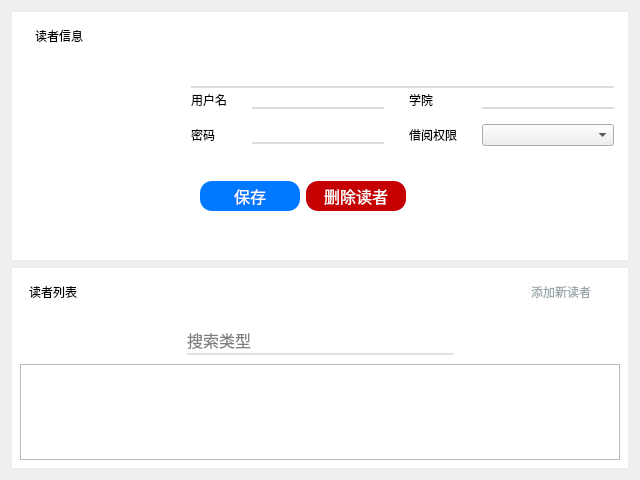
<?xml version="1.0" encoding="UTF-8"?>
<ui version="4.0">
 <class>ReadersWindow</class>
 <widget class="QWidget" name="ReadersWindow">
  <property name="geometry">
   <rect>
    <x>0</x>
    <y>0</y>
    <width>640</width>
    <height>480</height>
   </rect>
  </property>
  <property name="windowTitle">
   <string>读者管理</string>
  </property>
  <property name="whatsThis">
   <string>查看所有的读者信息，并可以修改。</string>
  </property>
  <layout class="QVBoxLayout" name="verticalLayout_2">
   <item>
    <layout class="QVBoxLayout" name="centralLayout">
     <item>
      <widget class="QWidget" name="ReaderDetailsWidget" native="true">
       <property name="enabled">
        <bool>true</bool>
       </property>
       <property name="sizePolicy">
        <sizepolicy hsizetype="Preferred" vsizetype="Fixed">
         <horstretch>0</horstretch>
         <verstretch>0</verstretch>
        </sizepolicy>
       </property>
       <property name="minimumSize">
        <size>
         <width>0</width>
         <height>250</height>
        </size>
       </property>
       <property name="maximumSize">
        <size>
         <width>16777215</width>
         <height>250</height>
        </size>
       </property>
       <property name="styleSheet">
        <string notr="true">#ReaderDetailsWidget
{
	background-color: white;
	border: 1px solid rgb(235,235,235);
}
QLabel, QLineEdit
{
	font: 14px &quot;宋体&quot;;
}
QLineEdit
{
	border:0;
	border-bottom: 2px solid rgb(220,220,220);
}</string>
       </property>
       <layout class="QVBoxLayout" name="verticalLayout">
        <property name="spacing">
         <number>0</number>
        </property>
        <property name="leftMargin">
         <number>15</number>
        </property>
        <property name="topMargin">
         <number>0</number>
        </property>
        <property name="rightMargin">
         <number>15</number>
        </property>
        <property name="bottomMargin">
         <number>15</number>
        </property>
        <item>
         <widget class="QWidget" name="ReaderDetailsTitleWidget" native="true">
          <property name="enabled">
           <bool>true</bool>
          </property>
          <property name="sizePolicy">
           <sizepolicy hsizetype="Preferred" vsizetype="Fixed">
            <horstretch>0</horstretch>
            <verstretch>0</verstretch>
           </sizepolicy>
          </property>
          <property name="minimumSize">
           <size>
            <width>0</width>
            <height>50</height>
           </size>
          </property>
          <property name="maximumSize">
           <size>
            <width>16777215</width>
            <height>50</height>
           </size>
          </property>
          <layout class="QHBoxLayout" name="horizontalLayout_2">
           <property name="spacing">
            <number>6</number>
           </property>
           <property name="leftMargin">
            <number>9</number>
           </property>
           <property name="topMargin">
            <number>9</number>
           </property>
           <property name="rightMargin">
            <number>9</number>
           </property>
           <property name="bottomMargin">
            <number>9</number>
           </property>
           <item>
            <widget class="QLabel" name="ReaderDetailsTitle">
             <property name="sizePolicy">
              <sizepolicy hsizetype="Preferred" vsizetype="Preferred">
               <horstretch>0</horstretch>
               <verstretch>0</verstretch>
              </sizepolicy>
             </property>
             <property name="styleSheet">
              <string notr="true">#ReaderDetailsTitle
{
	font: bold 14px &quot;宋体&quot;;
}</string>
             </property>
             <property name="text">
              <string>读者信息</string>
             </property>
            </widget>
           </item>
           <item>
            <widget class="QPushButton" name="RefreshReaderDetails">
             <property name="sizePolicy">
              <sizepolicy hsizetype="Fixed" vsizetype="Fixed">
               <horstretch>0</horstretch>
               <verstretch>0</verstretch>
              </sizepolicy>
             </property>
             <property name="minimumSize">
              <size>
               <width>15</width>
               <height>15</height>
              </size>
             </property>
             <property name="maximumSize">
              <size>
               <width>15</width>
               <height>15</height>
              </size>
             </property>
             <property name="styleSheet">
              <string notr="true">#RefreshReaderDetails
{
	border: 0;
	image: url(:/Icon/refresh_white.png);
}
#RefreshReaderDetails:pressed
{
	image: url(:/Icon/refresh_black.png);
}</string>
             </property>
             <property name="text">
              <string/>
             </property>
            </widget>
           </item>
           <item>
            <widget class="QPushButton" name="CloseDetails">
             <property name="sizePolicy">
              <sizepolicy hsizetype="Fixed" vsizetype="Fixed">
               <horstretch>0</horstretch>
               <verstretch>0</verstretch>
              </sizepolicy>
             </property>
             <property name="minimumSize">
              <size>
               <width>15</width>
               <height>15</height>
              </size>
             </property>
             <property name="maximumSize">
              <size>
               <width>15</width>
               <height>15</height>
              </size>
             </property>
             <property name="styleSheet">
              <string notr="true">#CloseDetails
{
	border:0;
	image: url(:/Icon/close_white.png);
}
#CloseDetails:pressed
{
	image: url(:/Icon/close_black.png);
}</string>
             </property>
             <property name="text">
              <string/>
             </property>
            </widget>
           </item>
          </layout>
         </widget>
        </item>
        <item>
         <layout class="QHBoxLayout" name="ReaderDetailsContentLayout">
          <item>
           <widget class="QLabel" name="UserIcon">
            <property name="sizePolicy">
             <sizepolicy hsizetype="Fixed" vsizetype="Fixed">
              <horstretch>0</horstretch>
              <verstretch>0</verstretch>
             </sizepolicy>
            </property>
            <property name="minimumSize">
             <size>
              <width>150</width>
              <height>150</height>
             </size>
            </property>
            <property name="styleSheet">
             <string notr="true">#UserIcon
{
	border-image: url(:/Icon/reader-black.png);
}</string>
            </property>
            <property name="text">
             <string/>
            </property>
           </widget>
          </item>
          <item>
           <layout class="QVBoxLayout" name="ReaderDetailsLayout">
            <property name="leftMargin">
             <number>15</number>
            </property>
            <item>
             <widget class="QWidget" name="UserIDWidget" native="true">
              <property name="sizePolicy">
               <sizepolicy hsizetype="Preferred" vsizetype="Fixed">
                <horstretch>0</horstretch>
                <verstretch>0</verstretch>
               </sizepolicy>
              </property>
              <property name="minimumSize">
               <size>
                <width>0</width>
                <height>30</height>
               </size>
              </property>
              <layout class="QVBoxLayout" name="verticalLayout_3">
               <property name="spacing">
                <number>0</number>
               </property>
               <property name="leftMargin">
                <number>0</number>
               </property>
               <property name="topMargin">
                <number>0</number>
               </property>
               <property name="rightMargin">
                <number>0</number>
               </property>
               <property name="bottomMargin">
                <number>0</number>
               </property>
               <item>
                <widget class="QLineEdit" name="UserID">
                 <property name="styleSheet">
                  <string notr="true">font-weight:bold;
font-size: 18px;</string>
                 </property>
                </widget>
               </item>
              </layout>
             </widget>
            </item>
            <item>
             <layout class="QGridLayout" name="ReaderDetailsGrid">
              <property name="horizontalSpacing">
               <number>25</number>
              </property>
              <property name="verticalSpacing">
               <number>15</number>
              </property>
              <item row="0" column="0">
               <widget class="QLabel" name="UserNameLabel">
                <property name="text">
                 <string>用户名</string>
                </property>
               </widget>
              </item>
              <item row="0" column="1">
               <widget class="QLineEdit" name="UserName"/>
              </item>
              <item row="0" column="3">
               <widget class="QLineEdit" name="College"/>
              </item>
              <item row="1" column="0">
               <widget class="QLabel" name="PasswordLabel">
                <property name="text">
                 <string>密码</string>
                </property>
               </widget>
              </item>
              <item row="1" column="1">
               <widget class="QLineEdit" name="Password">
                <property name="echoMode">
                 <enum>QLineEdit::Password</enum>
                </property>
               </widget>
              </item>
              <item row="0" column="2">
               <widget class="QLabel" name="CollegeLabel">
                <property name="text">
                 <string>学院</string>
                </property>
               </widget>
              </item>
              <item row="1" column="3">
               <widget class="QComboBox" name="Permission"/>
              </item>
              <item row="1" column="2">
               <widget class="QLabel" name="PermissionLabel">
                <property name="text">
                 <string>借阅权限</string>
                </property>
               </widget>
              </item>
             </layout>
            </item>
            <item>
             <widget class="QWidget" name="widget" native="true">
              <layout class="QHBoxLayout" name="horizontalLayout_3">
               <item>
                <widget class="QPushButton" name="Save">
                 <property name="styleSheet">
                  <string notr="true">#Save
{
	width: 100px;
	height: 30px;
	border: 1px;
	border-radius: 12px;
	background-color: rgb(0, 120, 255);
	font-size: 16px;
	color: white;
}
#Save:hover
{
	background-color: rgb(0, 170, 255);
}
#Save:pressed
{
	border: 1px solid white;
	background-color:black;
	color: white;
}</string>
                 </property>
                 <property name="text">
                  <string>保存</string>
                 </property>
                </widget>
               </item>
               <item>
                <widget class="QPushButton" name="Delete">
                 <property name="styleSheet">
                  <string notr="true">#Delete
{
	width: 100px;
	height: 30px;
	border: 1px;
	border-radius: 12px;
	background-color: rgb(198, 0, 0);
	font-size: 16px;
	color: white;
}
#Delete:hover
{
	background-color: rgb(220, 0, 0);
}
#Delete:pressed
{
	border: 1px solid white;
	background-color:black;
	color: white;
}</string>
                 </property>
                 <property name="text">
                  <string>删除读者</string>
                 </property>
                </widget>
               </item>
               <item>
                <widget class="QLabel" name="Status">
                 <property name="text">
                  <string/>
                 </property>
                </widget>
               </item>
               <item>
                <spacer name="horizontalSpacer">
                 <property name="orientation">
                  <enum>Qt::Horizontal</enum>
                 </property>
                 <property name="sizeHint" stdset="0">
                  <size>
                   <width>40</width>
                   <height>20</height>
                  </size>
                 </property>
                </spacer>
               </item>
              </layout>
             </widget>
            </item>
           </layout>
          </item>
         </layout>
        </item>
       </layout>
      </widget>
     </item>
     <item>
      <widget class="QWidget" name="ReadersListWidget" native="true">
       <property name="styleSheet">
        <string notr="true">#ReadersListWidget
{
	background-color: white;
	border: 1px solid rgb(235,235,235);
}</string>
       </property>
       <layout class="QVBoxLayout" name="verticalLayout_4">
        <property name="spacing">
         <number>0</number>
        </property>
        <property name="leftMargin">
         <number>9</number>
        </property>
        <property name="topMargin">
         <number>0</number>
        </property>
        <property name="rightMargin">
         <number>9</number>
        </property>
        <property name="bottomMargin">
         <number>9</number>
        </property>
        <item>
         <widget class="QWidget" name="ReadersListTitleWidget" native="true">
          <property name="sizePolicy">
           <sizepolicy hsizetype="Preferred" vsizetype="Fixed">
            <horstretch>0</horstretch>
            <verstretch>0</verstretch>
           </sizepolicy>
          </property>
          <property name="minimumSize">
           <size>
            <width>0</width>
            <height>50</height>
           </size>
          </property>
          <property name="maximumSize">
           <size>
            <width>16777215</width>
            <height>50</height>
           </size>
          </property>
          <layout class="QHBoxLayout" name="horizontalLayout">
           <item>
            <widget class="QLabel" name="ReadersListTitle">
             <property name="styleSheet">
              <string notr="true">#ReadersListTitle
{
	font: bold 14px &quot;宋体&quot;;
}</string>
             </property>
             <property name="text">
              <string>读者列表</string>
             </property>
            </widget>
           </item>
           <item>
            <widget class="QPushButton" name="RefreshReadersList">
             <property name="sizePolicy">
              <sizepolicy hsizetype="Fixed" vsizetype="Fixed">
               <horstretch>0</horstretch>
               <verstretch>0</verstretch>
              </sizepolicy>
             </property>
             <property name="maximumSize">
              <size>
               <width>15</width>
               <height>15</height>
              </size>
             </property>
             <property name="styleSheet">
              <string notr="true">#RefreshReadersList
{
	border: 0;
	image: url(:/Icon/refresh_white.png);
}
#RefreshReadersList:pressed
{
	image: url(:/Icon/refresh_black.png);
}</string>
             </property>
             <property name="text">
              <string/>
             </property>
            </widget>
           </item>
           <item>
            <widget class="QPushButton" name="AddReader">
             <property name="sizePolicy">
              <sizepolicy hsizetype="Fixed" vsizetype="Fixed">
               <horstretch>0</horstretch>
               <verstretch>0</verstretch>
              </sizepolicy>
             </property>
             <property name="minimumSize">
              <size>
               <width>100</width>
               <height>0</height>
              </size>
             </property>
             <property name="styleSheet">
              <string notr="true">#AddReader
{
	border: 0;
	color: rgb(154,168,172);
}
#AddReader:pressed
{
	color: black;
}</string>
             </property>
             <property name="text">
              <string>添加新读者</string>
             </property>
             <property name="icon">
              <iconset resource="resource.qrc">
               <normaloff>:/Icon/plus_white.png</normaloff>
               <normalon>:/Icon/plus_black.png</normalon>:/Icon/plus_white.png</iconset>
             </property>
            </widget>
           </item>
          </layout>
         </widget>
        </item>
        <item>
         <widget class="QWidget" name="SearchReaderLineWidget" native="true">
          <layout class="QHBoxLayout" name="horizontalLayout_4">
           <item>
            <spacer name="horizontalSpacer_2">
             <property name="orientation">
              <enum>Qt::Horizontal</enum>
             </property>
             <property name="sizeHint" stdset="0">
              <size>
               <width>40</width>
               <height>20</height>
              </size>
             </property>
            </spacer>
           </item>
           <item>
            <widget class="QWidget" name="SearchReader" native="true">
             <property name="styleSheet">
              <string notr="true">#SearchReader
{
	border: 0;
	border-bottom: 2px solid rgb(225,225,225);
}
QLineEdit, QPushButton
{
	font-size: 16px;
}</string>
             </property>
             <layout class="QHBoxLayout" name="horizontalLayout_5">
              <property name="spacing">
               <number>5</number>
              </property>
              <property name="leftMargin">
               <number>0</number>
              </property>
              <property name="topMargin">
               <number>0</number>
              </property>
              <property name="rightMargin">
               <number>0</number>
              </property>
              <property name="bottomMargin">
               <number>0</number>
              </property>
              <item>
               <widget class="QPushButton" name="SearchType">
                <property name="styleSheet">
                 <string notr="true">#SearchType
{
	border: 0;
	color: gray;
}</string>
                </property>
                <property name="text">
                 <string>搜索类型</string>
                </property>
               </widget>
              </item>
              <item>
               <widget class="QLineEdit" name="Keywords">
                <property name="styleSheet">
                 <string notr="true">#Keywords
{
	border: 0;
}</string>
                </property>
               </widget>
              </item>
              <item>
               <widget class="QPushButton" name="SearchButton">
                <property name="styleSheet">
                 <string notr="true">#SearchButton
{
	border:0;
	image:url(:/Icon/zoom.png);
	padding:5px;
	background-color:rgba(255,255,255,0);
}
#SearchButton:hover
{
	background-color:rgba(0,0,0,30);
}
#SearchButton:pressed
{
	background-color:rgba(0,0,0,60);
}</string>
                </property>
                <property name="text">
                 <string/>
                </property>
               </widget>
              </item>
             </layout>
            </widget>
           </item>
           <item>
            <spacer name="horizontalSpacer_3">
             <property name="orientation">
              <enum>Qt::Horizontal</enum>
             </property>
             <property name="sizeHint" stdset="0">
              <size>
               <width>40</width>
               <height>20</height>
              </size>
             </property>
            </spacer>
           </item>
          </layout>
         </widget>
        </item>
        <item>
         <widget class="QTableWidget" name="ReadersList">
          <property name="editTriggers">
           <set>QAbstractItemView::NoEditTriggers</set>
          </property>
          <property name="selectionMode">
           <enum>QAbstractItemView::SingleSelection</enum>
          </property>
          <property name="selectionBehavior">
           <enum>QAbstractItemView::SelectRows</enum>
          </property>
          <property name="verticalScrollMode">
           <enum>QAbstractItemView::ScrollPerPixel</enum>
          </property>
          <property name="horizontalScrollMode">
           <enum>QAbstractItemView::ScrollPerPixel</enum>
          </property>
          <attribute name="verticalHeaderVisible">
           <bool>false</bool>
          </attribute>
         </widget>
        </item>
       </layout>
      </widget>
     </item>
    </layout>
   </item>
  </layout>
 </widget>
 <resources>
  <include location="resource.qrc"/>
 </resources>
 <connections>
  <connection>
   <sender>AddReader</sender>
   <signal>clicked()</signal>
   <receiver>ReadersWindow</receiver>
   <slot>onAddClicked()</slot>
   <hints>
    <hint type="sourcelabel">
     <x>561</x>
     <y>290</y>
    </hint>
    <hint type="destinationlabel">
     <x>319</x>
     <y>239</y>
    </hint>
   </hints>
  </connection>
  <connection>
   <sender>Save</sender>
   <signal>clicked()</signal>
   <receiver>ReadersWindow</receiver>
   <slot>onSaveClicked()</slot>
   <hints>
    <hint type="sourcelabel">
     <x>255</x>
     <y>218</y>
    </hint>
    <hint type="destinationlabel">
     <x>319</x>
     <y>239</y>
    </hint>
   </hints>
  </connection>
  <connection>
   <sender>Delete</sender>
   <signal>clicked()</signal>
   <receiver>ReadersWindow</receiver>
   <slot>onDeleteClicked()</slot>
   <hints>
    <hint type="sourcelabel">
     <x>361</x>
     <y>218</y>
    </hint>
    <hint type="destinationlabel">
     <x>319</x>
     <y>239</y>
    </hint>
   </hints>
  </connection>
  <connection>
   <sender>CloseDetails</sender>
   <signal>clicked()</signal>
   <receiver>ReadersWindow</receiver>
   <slot>onCloseDetailsClicked()</slot>
   <hints>
    <hint type="sourcelabel">
     <x>598</x>
     <y>34</y>
    </hint>
    <hint type="destinationlabel">
     <x>319</x>
     <y>239</y>
    </hint>
   </hints>
  </connection>
  <connection>
   <sender>SearchButton</sender>
   <signal>clicked()</signal>
   <receiver>ReadersWindow</receiver>
   <slot>onSearchButtonClicked()</slot>
   <hints>
    <hint type="sourcelabel">
     <x>401</x>
     <y>335</y>
    </hint>
    <hint type="destinationlabel">
     <x>319</x>
     <y>239</y>
    </hint>
   </hints>
  </connection>
  <connection>
   <sender>ReadersList</sender>
   <signal>cellClicked(int,int)</signal>
   <receiver>ReadersWindow</receiver>
   <slot>onReaderSelected(int,int)</slot>
   <hints>
    <hint type="sourcelabel">
     <x>319</x>
     <y>410</y>
    </hint>
    <hint type="destinationlabel">
     <x>319</x>
     <y>239</y>
    </hint>
   </hints>
  </connection>
  <connection>
   <sender>Keywords</sender>
   <signal>returnPressed()</signal>
   <receiver>ReadersWindow</receiver>
   <slot>onSearchButtonClicked()</slot>
   <hints>
    <hint type="sourcelabel">
     <x>330</x>
     <y>337</y>
    </hint>
    <hint type="destinationlabel">
     <x>319</x>
     <y>239</y>
    </hint>
   </hints>
  </connection>
  <connection>
   <sender>RefreshReadersList</sender>
   <signal>clicked()</signal>
   <receiver>ReadersWindow</receiver>
   <slot>listAllReaders()</slot>
   <hints>
    <hint type="sourcelabel">
     <x>498</x>
     <y>290</y>
    </hint>
    <hint type="destinationlabel">
     <x>319</x>
     <y>239</y>
    </hint>
   </hints>
  </connection>
 </connections>
 <slots>
  <slot>onAddClicked()</slot>
  <slot>onSaveClicked()</slot>
  <slot>onDeleteClicked()</slot>
  <slot>onSearchButtonClicked()</slot>
  <slot>onCloseDetailsClicked()</slot>
  <slot>onReaderSelected(int,int)</slot>
  <slot>listAllReaders()</slot>
 </slots>
</ui>
